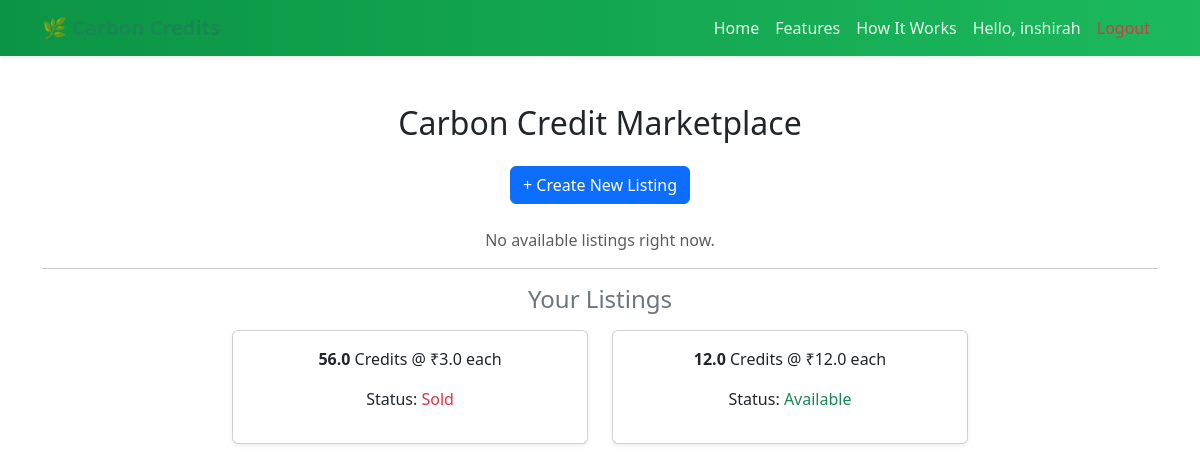
The app's page /marketplace (signed in), older data.
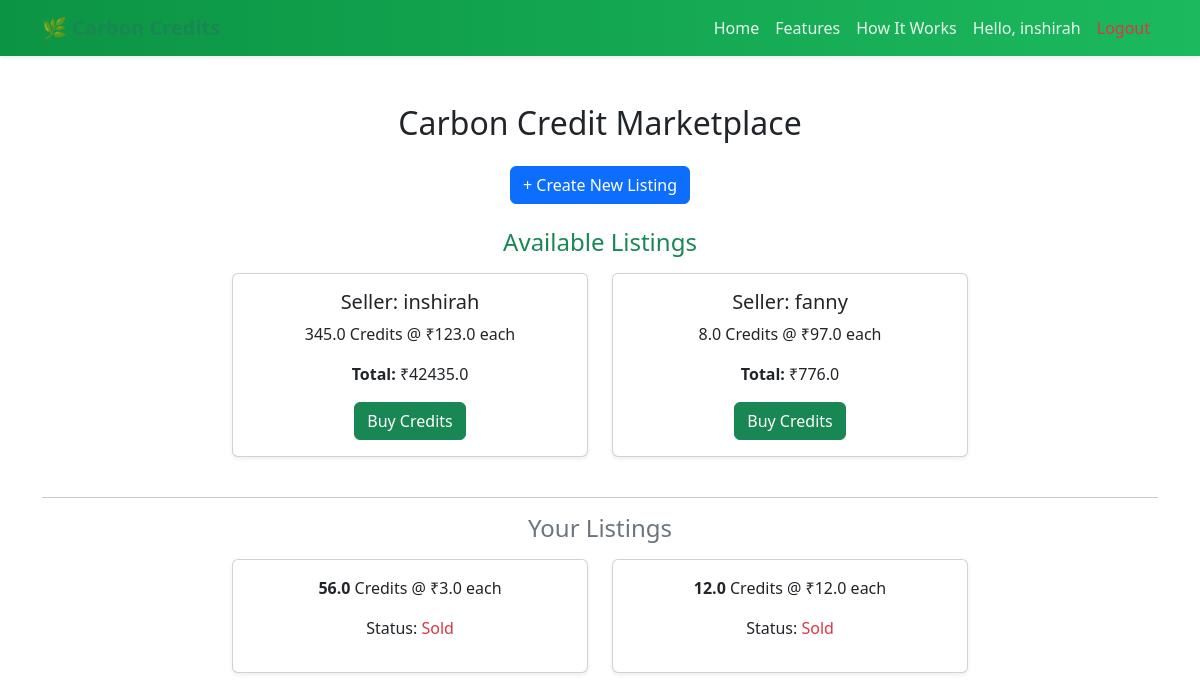
The same page, newer data.
### models.py (models this page shows)
class User(db.Model, UserMixin):
    id = db.Column(db.Integer, primary_key=True)
    username = db.Column(db.String(80), unique=True, nullable=False)
    password = db.Column(db.String(200), nullable=False)
    credits = db.Column(db.Float, default=1000.0)
    wallet_balance = db.Column(db.Float, default=5000.0)

class MarketplaceListing(db.Model):
    id = db.Column(db.Integer, primary_key=True)
    user_id = db.Column(db.Integer, db.ForeignKey("user.id"), nullable=False)
    credits = db.Column(db.Float, nullable=False)
    price_per_credit = db.Column(db.Float, nullable=False)
    total_price = db.Column(db.Float, nullable=False)
    status = db.Column(db.String(20), default="available")  # available / sold
    created_at = db.Column(db.DateTime, default=datetime.utcnow)
    user = db.relationship("User", backref="listings", lazy=True)

### app.py (the view)
@app.route("/marketplace")
@login_required
def marketplace():
    listings = MarketplaceListing.query.filter(
        MarketplaceListing.status == "available",
        MarketplaceListing.user_id != current_user.id
    ).all()
    user_listings = MarketplaceListing.query.filter_by(user_id=current_user.id).all()
    return render_template("marketplace.html", listings=listings, user_listings=user_listings)

### app.py (called while the page is built)
@login_manager.user_loader
def load_user(user_id):
    return User.query.get(int(user_id))

### templates/marketplace.html
{% extends 'base.html' %}
{% block content %}
<div class="container mt-5">
  <h2 class="text-center mb-4">Carbon Credit Marketplace</h2>
  <div class="text-center mb-4">
    <a href="{{ url_for('create_listing') }}" class="btn btn-primary">+ Create New Listing</a>
  </div>
  {% if listings %}
  <h4 class="text-center mb-3 text-success">Available Listings</h4>
  <div class="row justify-content-center">
    {% for listing in listings %}
      <div class="col-md-4 mb-4">
        <div class="card shadow-sm text-center p-3">
          <h5>Seller: {{ listing.user.username }}</h5>
          <p>{{ listing.credits }} Credits @ ₹{{ listing.price_per_credit }} each</p>
          <p><strong>Total:</strong> ₹{{ listing.total_price }}</p>
          <form action="{{ url_for('buy_credits', listing_id=listing.id) }}" method="POST">
            <button type="submit" class="btn btn-success">Buy Credits</button>
          </form>
        </div>
      </div>
    {% endfor %}
  </div>
  {% else %}
  <p class="text-center text-muted mt-4">No available listings right now.</p>
  {% endif %}
  {% if user_listings %}
  <hr>
  <h4 class="text-center mb-3 text-secondary">Your Listings</h4>
  <div class="row justify-content-center">
    {% for listing in user_listings %}
      <div class="col-md-4 mb-4">
        <div class="card shadow-sm text-center p-3">
          <p><strong>{{ listing.credits }}</strong> Credits @ ₹{{ listing.price_per_credit }} each</p>
          <p>Status:
            {% if listing.status == 'available' %}
              <span class="text-success">Available</span>
            {% else %}
              <span class="text-danger">Sold</span>
            {% endif %}
          </p>
        </div>
      </div>
    {% endfor %}
  </div>
  {% endif %}
</div>
{% endblock %}

### templates/base.html (shortened to what this page needs)
<!DOCTYPE html>
<html lang="en">
<head>
    <link rel="stylesheet" href="{{ url_for('static', filename='style.css') }}">
    <link href="https://cdn.jsdelivr.net/npm/bootstrap@5.3.2/dist/css/bootstrap.min.css" rel="stylesheet">
    <link rel="stylesheet" href="https://use.fontawesome.com/releases/v5.11.2/css/all.css">
</head>
<body>
    <nav class="navbar navbar-expand-lg navbar-light bg-light sticky-top shadow-sm">
        <div class="container">
            <a class="navbar-brand fw-bold text-success" href="{{ url_for('home') }}">🌿 Carbon Credits</a>
            <div class="collapse navbar-collapse justify-content-end" id="navbarNav">
                <ul class="navbar-nav">
                    <li class="nav-item"><a class="nav-link" href="{{ url_for('home') }}">Home</a></li>
                    <li class="nav-item"><a class="nav-link" href="#features">Features</a></li>
                    <li class="nav-item"><a class="nav-link" href="#how">How It Works</a></li>
                    {% if current_user.is_authenticated %}
                        <li class="nav-item"><a class="nav-link">Hello, {{ current_user.username }}</a></li>
                        <li class="nav-item"><a class="nav-link text-danger" href="{{ url_for('logout') }}">Logout</a></li>
                    {% else %}
                        <li class="nav-item"><a class="nav-link" data-bs-toggle="modal" data-bs-target="#loginModal">Login</a></li>
                        <li class="nav-item"><a class="nav-link" data-bs-toggle="modal" data-bs-target="#signupModal">Sign Up</a></li>
                    {% endif %}
                </ul>
            </div>
        </div>
    </nav>
    {% block content %}{% endblock %}
</body>
</html>

### static/style.css (style rules this page uses)
body { font-family: "Poppins", sans-serif; background-color: #f8f9fa; color: #333; margin: 0; padding: 0; }
.navbar { background: linear-gradient(90deg, #0b9444, #1cb95e); padding: 0.8rem 1.5rem; }
.navbar-brand { font-weight: 700; font-size: 1.5rem; color: #fff !important; }
.nav-link { color: #e9f9ee !important; font-weight: 500; transition: color 0.3s ease; }
.card { border-radius: 15px; transition: transform 0.2s ease, box-shadow 0.2s ease; }

Row changes from the older to the newer data that the page shows:
added MarketplaceListing: user.username "inshirah", credits "345.0", price_per_credit "123.0", total_price "42435.0", shown under "Available Listings"
added MarketplaceListing: user.username "fanny", credits "8.0", price_per_credit "97.0", total_price "776.0", shown under "Available Listings"
changed MarketplaceListing (number 4 of 4 on the later page): status "Available" → "Sold"
Text that changed along with them:
text no longer shown: "No available listings right now."
text now shown: "Available Listings"
